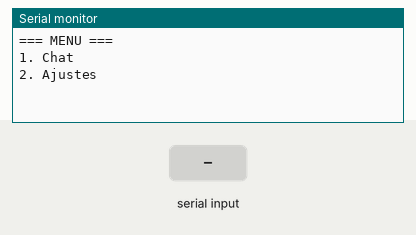
A sketch run on a simulated Arduino Uno, built with avr-gcc and run on an emulated ATmega328P. Shown: the last lines printed to the serial monitor. Inputs (shaded band) come from the test bench.

Above: at 3.2 s.
3.3 s: "1\n" received over Serial
At 3.7 s:
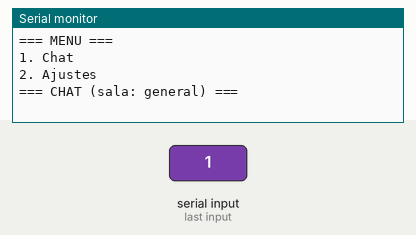
4.8 s: "2\n" received over Serial
At 6.0 s:
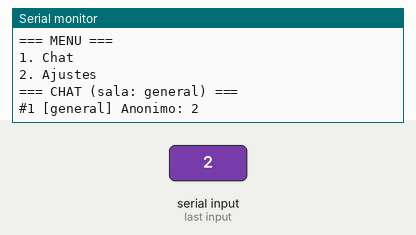
6.3 s: "/\n" received over Serial
At 6.9 s:
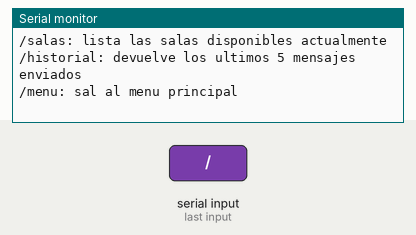
7.8 s: "/nombre \n" received over Serial
At 8.4 s:
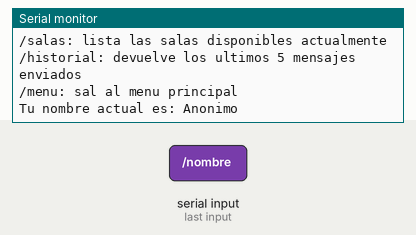
9.3 s: "/sala \n" received over Serial
At 10.5 s:
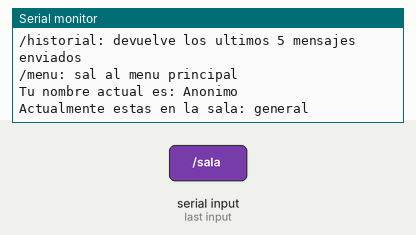
10.8 s: "/salas \n" received over Serial
At 12.0 s:
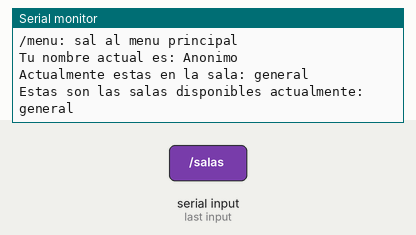

The sketch:

00_hola_serie.ino
```cpp
//ESPACIO DE ESTRUCTURAS
struct Mensaje{
  String remitente;
  int indiceSala;
  String texto;
  unsigned int id = 0;
};

struct Sala{
  String nombreSala;
  Mensaje historial[5];
  int x = 0;
};

//ESPACIO DE ENUM
enum Pantalla{MENU, CHAT, AJUSTES, EDITAR_NOMBRE};

//ESPACIO DE CONSTANTES
const int MAX_SALAS = 4;

//ESPACIO DE VARIABLES
int totalSalas = 0;
int salaActual = 0;
unsigned int siguienteId = 1;   //identificador de mensajes no de usuarios
String nombreUsuario = "Anonimo";
Sala salas[MAX_SALAS];
Pantalla pantallaActual = MENU;

//SETUP Y LOOP
void setup() {
  Serial.begin(115200);
  delay(2000);
  salas[0].nombreSala = "general";
  salas[0].x = 0;
  totalSalas = 1;
  cambiarPantalla(MENU);
}

void loop() {
  //Bloque de eco
  if(Serial.available()){

    String comando = Serial.readStringUntil('\n');
    comando.trim();
    if(comando.length()==0){return;}    //control de mensaje vacio

    switch(pantallaActual){
      case MENU:
        procesarMenu(comando);
        break;
      case CHAT:
        procesarChat(comando);
        break;
      case AJUSTES:
        procesarAjustes(comando);
        break;
      case EDITAR_NOMBRE:
        procesarEditarNombre(comando);
        break;
    }
  }
}

//ESPACIO DE FUNCIONES
void nombre(String comando){
  String nombreUsuario2 = comando.substring(8);
  nombreUsuario2.trim();
  if(nombreUsuario.equals(nombreUsuario2) || nombreUsuario2.length() == 0){

    Serial.println("Tu nombre actual es: " + nombreUsuario);

  }else{

    Serial.println("Nombre registrado: " + nombreUsuario2);
    nombreUsuario = nombreUsuario2;

  }
}

void cambioSala(String comando){
  String sala2 = comando.substring(6);
  sala2.trim();
  int indiceSala = buscarSala(sala2);

  if(indiceSala >= 0){
    salaActual = indiceSala;
    Serial.println("Se ha cambiado a la sala: " + salas[salaActual].nombreSala);
  }else if(sala2.length()>0){
    Sala nuevaSala;
    nuevaSala.nombreSala = sala2;
    if(totalSalas < MAX_SALAS){
      salas[totalSalas] = nuevaSala;
      salaActual = totalSalas;
      totalSalas++;
      Serial.println("Se ha creado y cambiado a la sala: " + salas[salaActual].nombreSala);
    }else{
      Serial.println("Se ha llegado al maximo numero de salas permitidas.");
    }
  }else{
    Serial.println("Actualmente estas en la sala: " + salas[salaActual].nombreSala);
  }
}

void guardarMsg(String comando){
  Sala &actual = salas[salaActual];
  Mensaje msg;
  msg.remitente = nombreUsuario;
  msg.indiceSala = salaActual;
  msg.texto = comando;
  msg.id = siguienteId;
  siguienteId++;

  actual.historial[actual.x] = msg;
  if(actual.x<4){
    actual.x++;
  }else{
    actual.x = 0;
  }
  Serial.println(formatear(msg));
}

void printHistorial(){
  Sala &actual = salas[salaActual];
  Serial.println("Historial: ");
  for (int i = 0; i < 5; i++){
    int indice = (actual.x+i)%5;
    if(actual.historial[indice].id != 0){

      Serial.println(formatear(actual.historial[indice]));

    }
  }
}

String formatear(Mensaje m){
  String linea = "#" + String(m.id) + " " + "[" + salas[m.indiceSala].nombreSala + "] " + m.remitente + ": " + m.texto;
  return linea;
}

int buscarSala(String nombre){

  for(int i = 0 ; i < totalSalas ; i++){

    if(nombre.equals(salas[i].nombreSala)){
      return i;
    }
  }
  return -1;
}

void printSalas(){
  Serial.println("Estas son las salas disponibles actualmente: ");

  for(int i = 0 ; i<totalSalas ; i++){
    Serial.println(salas[i].nombreSala);
  }
}

void cambiarPantalla(Pantalla nueva){
  pantallaActual = nueva;
  dibujarPantalla();
}

void dibujarPantalla(){
  switch(pantallaActual){
    case MENU:
      Serial.println("=== MENU ===");
      Serial.println("1. Chat");
      Serial.println("2. Ajustes");
      break;
    case CHAT:
      Serial.println("=== CHAT (sala: " + salas[salaActual].nombreSala + ") ===");
      break;
    case AJUSTES:
      Serial.println("=== AJUSTES ===");
      Serial.println("1. Cambiar nombre");
      Serial.println("0. Volver");
      break;
    case EDITAR_NOMBRE:
      Serial.println("Escribe tu nuevo nombre: ");
      break;
  }
}

void procesarMenu(String entrada){
  if(entrada.equals("1")){
    cambiarPantalla(CHAT);
  }else if(entrada.equals("2")){
    cambiarPantalla(AJUSTES);
  }else{
    Serial.println("Comando invalido");
  }
}

void procesarChat(String entrada){
  if(entrada.startsWith("/")){
    if(entrada.equals("/")){
      Serial.println("Comandos aceptados actualmente:");
      Serial.println("/nombre [nombre]: cambia el nombre del remitente o devuelve el nombre actual");
      Serial.println("/sala [nombre de sala]: cambia la sala o devuelve la sala actual");
      Serial.println("/salas: lista las salas disponibles actualmente");
      Serial.println("/historial: devuelve los ultimos 5 mensajes enviados");
      Serial.println("/menu: sal al menu principal");
    }else if(entrada.startsWith("/nombre ") || entrada.equals("/nombre")){
      nombre(entrada);
    }else if(entrada.startsWith("/sala ") || entrada.equals("/sala")){
      cambioSala(entrada);
    }else if(entrada.startsWith("/salas ") || entrada.equals("/salas")){
      printSalas();
    }else if(entrada.startsWith("/historial ") || entrada.equals("/historial")){
      printHistorial();
    }else if(entrada.startsWith("/menu ") || entrada.equals("/menu")){
      cambiarPantalla(MENU);
    }else{
      Serial.println("El comando introducido no esta registrado escribe '/' para recibir el listado de comandos disponibles");
    }
  }else{
    guardarMsg(entrada);
  }
}

void procesarAjustes(String entrada){
  if(entrada.equals("1")){
    cambiarPantalla(EDITAR_NOMBRE);
  }else if(entrada.equals("0")){
    cambiarPantalla(MENU);
  }else{
    Serial.println("Comando invalido");
  }
}

void procesarEditarNombre(String entrada){
  if(nombreUsuario.equals(entrada) || entrada.length() == 0){
    Serial.println("Tu nombre actual ya es: " + nombreUsuario);
  }else{
    Serial.println("Nombre registrado: " + entrada);
    nombreUsuario = entrada;
  }
  cambiarPantalla(AJUSTES);
}
```

Measured:
- after the input at 3.3 s, the serial monitor: prints a new line at once (image 1)
- after the input at 4.8 s, the serial monitor: prints a new line at once (image 2)
- after the input at 6.3 s, the serial monitor: prints a new line at once (image 3)
- after the input at 7.8 s, the serial monitor: prints a new line at once (image 4)
- after the input at 9.3 s, the serial monitor: prints a new line at once (image 5)
- after the input at 10.8 s, the serial monitor: prints a new line at once (image 6)
